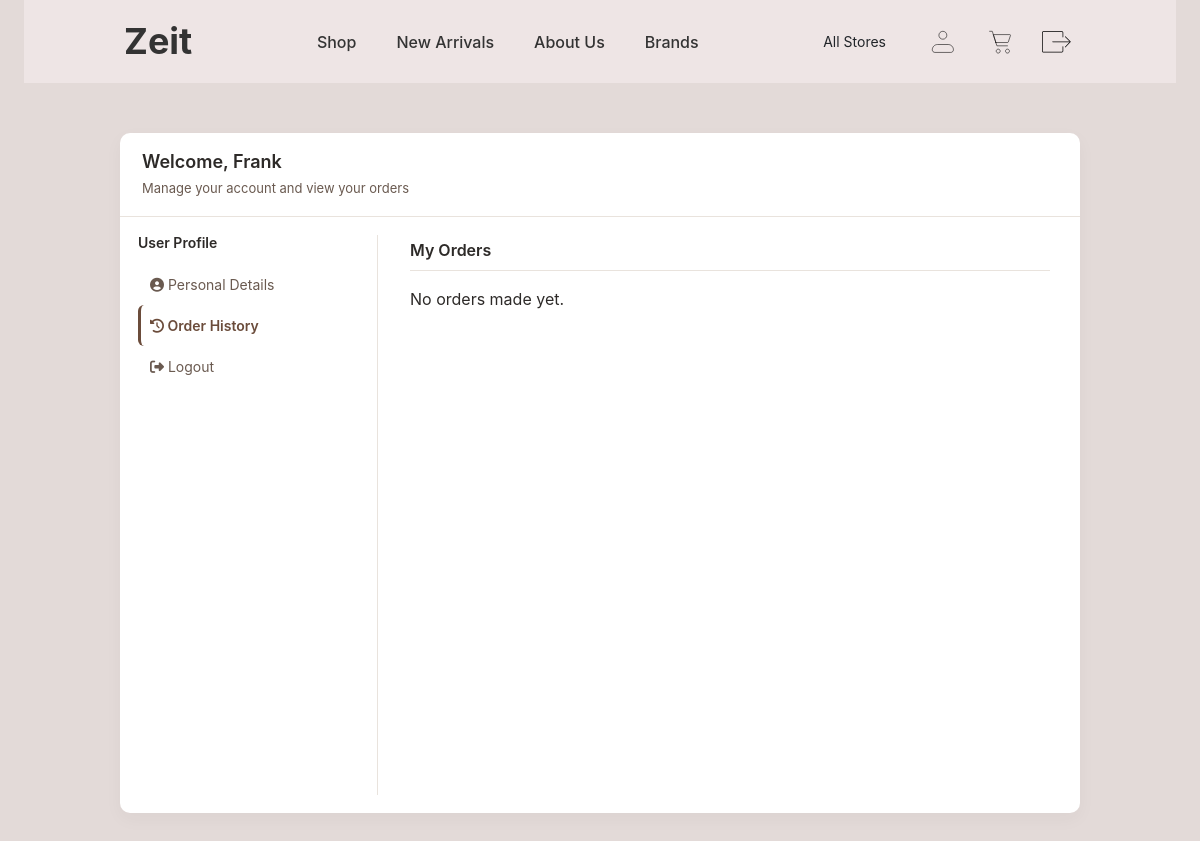
The app's page /profile.php?tab=orders (signed in), older data.
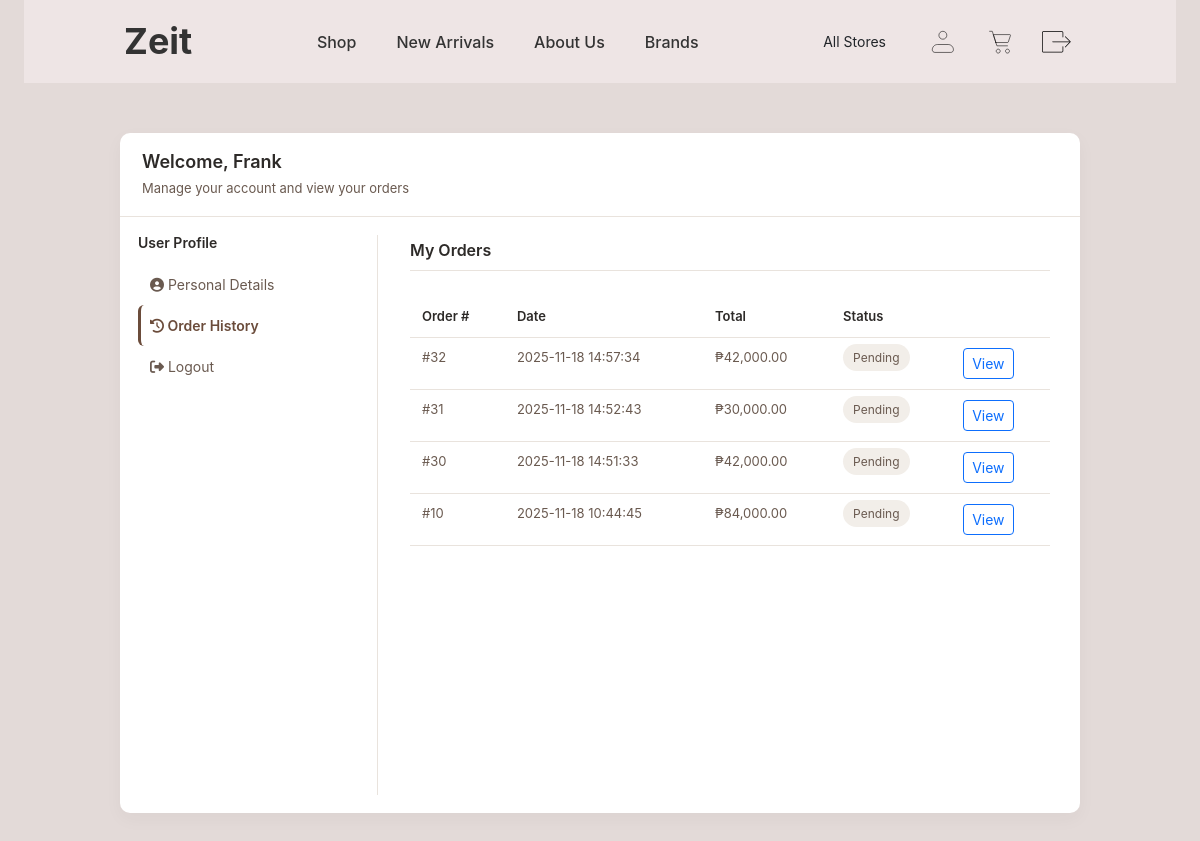
The same page, newer data.
### tables this page shows
CREATE TABLE `users` (
  `user_id` int NOT NULL AUTO_INCREMENT,
  `role_id` int NOT NULL,
  `first_name` varchar(100) DEFAULT NULL,
  `last_name` varchar(100) DEFAULT NULL,
  `email` varchar(100) DEFAULT NULL,
  `password_hash` varchar(255) NOT NULL,
  `phone` varchar(20) DEFAULT NULL,
  `created_at` date DEFAULT (curdate()),
  PRIMARY KEY (`user_id`),
  UNIQUE KEY `email` (`email`),
  KEY `fk_users_role` (`role_id`),
  CONSTRAINT `fk_users_role` FOREIGN KEY (`role_id`) REFERENCES `roles` (`role_id`)
);

CREATE TABLE `orders` (
  `order_id` int NOT NULL AUTO_INCREMENT,
  `user_id` int NOT NULL,
  `branch_id` int DEFAULT NULL,
  `order_date` datetime DEFAULT CURRENT_TIMESTAMP,
  `status` enum('Pending','Shipped','Delivered','Cancelled') DEFAULT 'Pending',
  `total_amount` decimal(10,2) NOT NULL,
  PRIMARY KEY (`order_id`),
  KEY `fk_orders_user` (`user_id`),
  KEY `fk_orders_branch` (`branch_id`),
  CONSTRAINT `fk_orders_branch` FOREIGN KEY (`branch_id`) REFERENCES `branches` (`branch_id`),
  CONSTRAINT `fk_orders_user` FOREIGN KEY (`user_id`) REFERENCES `users` (`user_id`)
);

### profile.php (the view, shortened to what this page needs)
<?php
require_once 'config.php';
$tab = $_GET['tab'] ?? 'overview';
$user_id = (int)$_SESSION['user_id'];
$conn = getDBConnection($host, $user, $password, $database, $port);
$userData = null;
if ($conn) {
    $uStmt = $conn->prepare('SELECT first_name, last_name, email, phone FROM users WHERE user_id = ? LIMIT 1');
    if ($uStmt) {
        $uStmt->bind_param('i', $user_id);
        $uStmt->execute();
        $uRes = $uStmt->get_result();
        $userData = $uRes->fetch_assoc() ?: null;
    }
}
?>
<!DOCTYPE html>
<html lang="en">
  <head>
    <link href="https://cdn.jsdelivr.net/npm/bootstrap@5.3.8/dist/css/bootstrap.min.css" rel="stylesheet">
    <link rel="stylesheet" href="https://cdnjs.cloudflare.com/ajax/libs/font-awesome/6.4.0/css/all.min.css">
    <link rel="stylesheet" href="styles/styles.css">
    <link rel="stylesheet" href="styles/profile.css">
  </head>
<body>
  <div class="container-fluid">
    <?php include 'header-navbar.php'; ?>
    <div class="profile-container">
      <div class="profile-header">
        <h2>Welcome, <?php echo htmlspecialchars($userData['first_name'] ?? 'User', ENT_QUOTES, 'UTF-8'); ?></h2>
        <p>Manage your account and view your orders</p>
      </div>
      <div class="profile-content">
        <aside class="sidebar profile-sidebar">
          <h3>User Profile</h3>
          <ul class="profile-menu">
            <li><a class="<?php echo $tab === 'overview' ? 'active' : ''; ?>" href="profile.php?tab=overview"><i class="fas fa-user-circle"></i> Personal Details</a></li>
            <li><a class="<?php echo $tab === 'orders' ? 'active' : ''; ?>" href="profile.php?tab=orders"><i class="fas fa-history"></i> Order History</a></li>
            <li><a href="logout.php"><i class="fas fa-sign-out-alt"></i> Logout</a></li>
          </ul>
        </aside>
        <main class="profile-main">
          <?php if ($tab === 'overview'): ?>
            <div class="welcome-message">
              <h4>Welcome, <?php echo htmlspecialchars($userData['first_name'] ?? 'User', ENT_QUOTES, 'UTF-8'); ?></h4>
            </div>
            <h3 class="section-title">Personal Details</h3>
            <?php if ($userData): ?>
              <div class="info-card">
                <div class="info-row">
                  <div class="info-label">First Name:</div>
                  <div class="info-value"><?php echo htmlspecialchars($userData['first_name'] ?? 'N/A', ENT_QUOTES, 'UTF-8'); ?></div>
                </div>
                <div class="info-row">
                  <div class="info-label">Last Name:</div>
                  <div class="info-value"><?php echo htmlspecialchars($userData['last_name'] ?? 'N/A', ENT_QUOTES, 'UTF-8'); ?></div>
                </div>
                <div class="info-row">
                  <div class="info-label">Email:</div>
                  <div class="info-value"><?php echo htmlspecialchars($userData['email'] ?? 'N/A', ENT_QUOTES, 'UTF-8'); ?></div>
                </div>
                <div class="info-row">
                  <div class="info-label">Phone:</div>
                  <div class="info-value"><?php echo htmlspecialchars($userData['phone'] ?? 'N/A', ENT_QUOTES, 'UTF-8'); ?></div>
                </div>
              </div>
            <?php else: ?>
              <p>User information not available.</p>
            <?php endif; ?>
          <?php elseif ($tab === 'orders'): ?>
            <h2 class="section-title">My Orders</h2>
            <?php
            if ($conn) {
                $oStmt = $conn->prepare('SELECT order_id, total_amount, status, order_date FROM orders WHERE user_id = ? ORDER BY order_date DESC');
                if ($oStmt) {
                    $oStmt->bind_param('i', $user_id);
                    $oStmt->execute();
                    $oRes = $oStmt->get_result();
                    if ($oRes && $oRes->num_rows > 0) {
                        echo '<div class="table-responsive"><table class="table">';
                        echo '<thead><tr><th>Order #</th><th>Date</th><th>Total</th><th>Status</th><th></th></tr></thead><tbody>';
                        while ($order = $oRes->fetch_assoc()) {
                            $oid = (int)$order['order_id'];
                            $date = htmlspecialchars($order['order_date'], ENT_QUOTES, 'UTF-8');
                            $total = number_format((float)$order['total_amount'], 2);
                            $status = htmlspecialchars($order['status'], ENT_QUOTES, 'UTF-8');
                            $statusClass = '';
                            echo "<tr>
                                    <td>#{$oid}</td>
                                    <td>{$date}</td>
                                    <td>₱{$total}</td>
                                    <td><span class=\"status-badge {$statusClass}\">{$status}</span></td>
                                    <td><a href=\"order-details.php?order_id={$oid}\" class=\"btn btn-sm btn-outline-primary\">View</a></td>
                                  </tr>";
                        }
                        echo '</tbody></table></div>';
                    } else {
                        echo '<p>No orders made yet.</p>';
                    }
                } else {
                    echo '<p>Unable to load orders.</p>';
                }
            } else {
                echo '<p>Unable to load orders.</p>';
            }
            ?>
          <?php else: ?>
            <p>Unknown tab.</p>
          <?php endif; ?>
        </main>
      </div>
    </div>
  </div>
</body>
</html>

### header-navbar.php (shortened to what this page needs)
<?php
require_once 'config.php';
$conn = getDBConnection($host, $user, $password, $database, $port);
$profileHref = !empty($_SESSION['user_id']) ? 'profile.php' : 'login.php';
$cartCount = 'SELECT COUNT(*) AS item_count FROM cart WHERE user_id = ?';
$stmt = $conn->prepare($cartCount);
if ($stmt) {
    if (!empty($_SESSION['user_id'])) {
        $stmt->bind_param('i', $_SESSION['user_id']);
        $stmt->execute();
        $result = $stmt->get_result();
    } else {
        $itemCount = 0;
    }
} else {
    $itemCount = 0;
}
$selectedBranchName = "All Stores";
?>
<div class="navbar">
  <a href="index.php" class="logo"><h1>Zeit</h1></a>
  <div class="nav-links">
    <a href="shop.php">Shop</a>
    <a href="index.php#new-arrivals">New Arrivals</a>
    <a href="about.php">About Us</a>
    <a href="about.php#brands-section">Brands</a>
  </div>
  <div class="icons">
    <div class="dropdown branch-dropdown">
      <button class="branch-btn" type="button" data-bs-toggle="dropdown" aria-expanded="false">
        <?php echo htmlspecialchars($selectedBranchName); ?>
      </button>
    </div>
    <a href="<?php echo $profileHref; ?>" class="icon-link">
      <img src="img/profile-icon.svg" alt="Profile">
    </a>
    <div class="icons-group">
      <a href="cart.php" class="cart-link icon-link">
        <img src="img/cart-icon.svg" alt="Cart">
      </a>
      <?php if (!empty($_SESSION['user_id'])): ?>
        <a href="logout.php" class="logout-btn icon-link">
          <img src="img/logout.svg" alt="Logout">
        </a>
      <?php endif; ?>
    </div>
  </div>
</div>

### styles/styles.css (style rules this page uses)
.container-fluid { display: flex; flex-direction: column; min-height: 100vh; background-color: #EEE5E5; padding: 0px; font-family: 'Inter', sans-serif; }
.navbar { display: flex; flex-direction: row; align-items: center; justify-content: space-between; padding: 20px 200px; background-color: #EEE5E5; width: 100%; }
.navbar h1 { font-size: 36px; font-weight: 700; margin: 0; color: #333; flex-shrink: 0; }
.nav-links { display: flex; align-items: center; gap: 40px; margin: 0 auto; }
.nav-links a { text-decoration: none; color: #333; font-size: 16px; font-weight: 500; white-space: nowrap; transition: color 0.3s ease; }
.icons { display: flex; align-items: center; gap: 16px; }
.icons > div { position: relative; display: flex; align-items: center; gap: 12px; }
.icons a, .icons button { display: inline-flex; align-items: center; justify-content: center; padding: 0; margin: 0; background: none; border: none; text-decoration: none; color: inherit; cursor: pointer; }
.icons img { width: 32px; height: 32px; display: block; margin: 5px; }
.icons .icons-group { display: flex; align-items: center; gap: 12px; }
.cart-link { position: relative; display: inline-flex; align-items: center; padding: 0; text-decoration: none; color: inherit; }
.logout-btn img { width: 32px; height: 32px; display: block; }
@media (max-width: 1200px) { .navbar { padding: 20px 100px; } }
html, body { font-family: 'Inter', sans-serif; }
.navbar > a { text-decoration: none; color: inherit; }
.navbar > a h1 { margin: 0; font-family: inherit; font-weight: 700; }
.branch-dropdown { margin-right: 20px; }
.branch-btn { border: none; background: transparent; color: #333; padding: 8px 12px; font-size: 14px; border-radius: 6px; cursor: pointer; display: flex; align-items: center; gap: 8px; transition: background-color 0.2s ease; }

### styles/profile.css (style rules this page uses)
:root { --bg: #E3DAD8; --panel: #FFFFFF; --primary: #6B4C3B; --primary-2: #8C6A58; --muted: #6A5A50; --text: #2D2A28; --border: #E9E3DD; --subtle: #F2EEE9; }
.container-fluid { background: var(--bg); font-family: Inter; padding: 24px; min-height: 100vh; box-sizing: border-box; padding-top: 0; }
.profile-container { width: 960px; max-width: 100%; height: 680px; margin: 50px auto; background: var(--panel); border-radius: 10px; box-shadow: 0 6px 18px rgba(45,42,40,0.04); display: flex; flex-direction: column; overflow: hidden; }
.profile-header { padding: 18px 22px; border-bottom: 1px solid var(--border); color: var(--text); background: transparent; }
.profile-header h2 { margin: 0; font-size: 18px; color: var(--text); font-weight: 600; }
.profile-header p { margin: 6px 0 0; color: var(--muted); font-size: 13px; }
.profile-content { display: flex; gap: 20px; padding: 18px; height: 100%; box-sizing: border-box; }
.profile-sidebar { width: 240px; flex: 0 0 240px; padding-right: 18px; border-right: 1px solid var(--border); }
.profile-sidebar h3 { margin: 0 0 12px 0; font-size: 14px; color: var(--text); font-weight: 600; }
.profile-menu { list-style: none; padding: 0; margin: 8px 0 0 0; }
.profile-menu a { display: block; padding: 10px 12px; color: var(--muted); text-decoration: none; border-radius: 6px; font-size: 14px; transition: background .12s, color .12s; }
.profile-menu a.active { color: var(--primary); font-weight: 600; background: transparent; border-left: 3px solid var(--primary); padding-left: 9px; }
.profile-main { flex: 1 1 auto; padding: 6px 12px; overflow-y: auto; color: var(--text); }
.section-title { margin: 0 0 16px 0; font-size: 16px; color: var(--text); font-weight: 600; padding-bottom: 10px; border-bottom: 1px solid var(--border); }
.table { width: 100%; border-collapse: collapse; margin-top: 10px; }
.table th, .table td { padding: 10px 12px; border-bottom: 1px solid var(--border); text-align: left; font-size: 13px; color: var(--muted); }
.table th { color: var(--text); font-weight: 600; background: transparent; }
.status-badge { padding: 6px 10px; border-radius: 16px; font-size: 12px; color: var(--muted); background: var(--subtle); }

Row changes from the older to the newer data that the page shows:
added orders: order_id "32", order_date "2025-11-18 14:57:34", total_amount "42,000.00", status "Pending"
added orders: order_id "31", order_date "2025-11-18 14:52:43", total_amount "30,000.00", status "Pending"
added orders: order_id "30", order_date "2025-11-18 14:51:33", total_amount "42,000.00", status "Pending"
added orders: order_id "10", order_date "2025-11-18 10:44:45", total_amount "84,000.00", status "Pending"
Text that changed along with them:
text no longer shown: "No orders made yet."
text now shown: "Order # Date Total Status"
